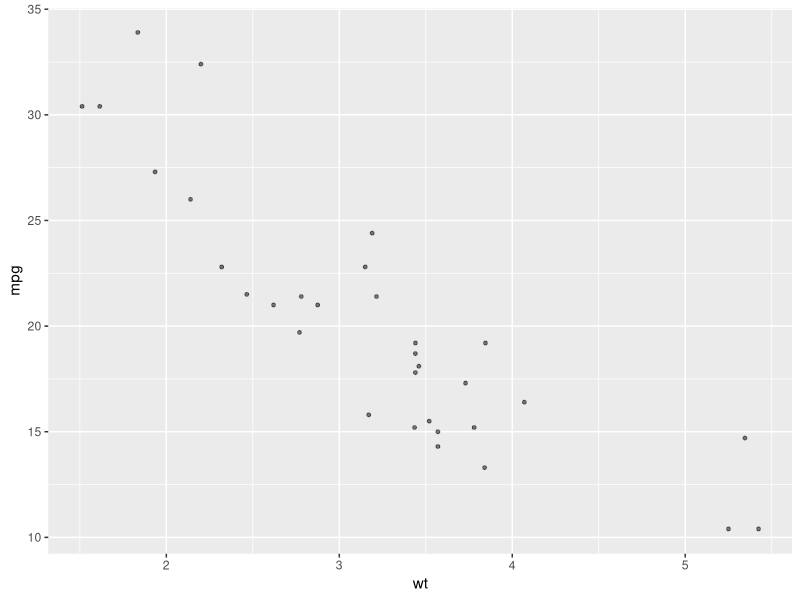
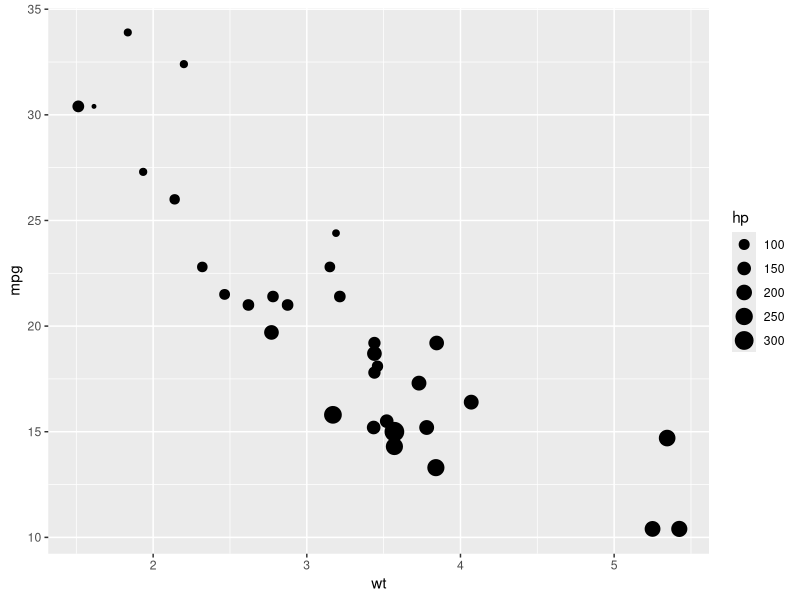
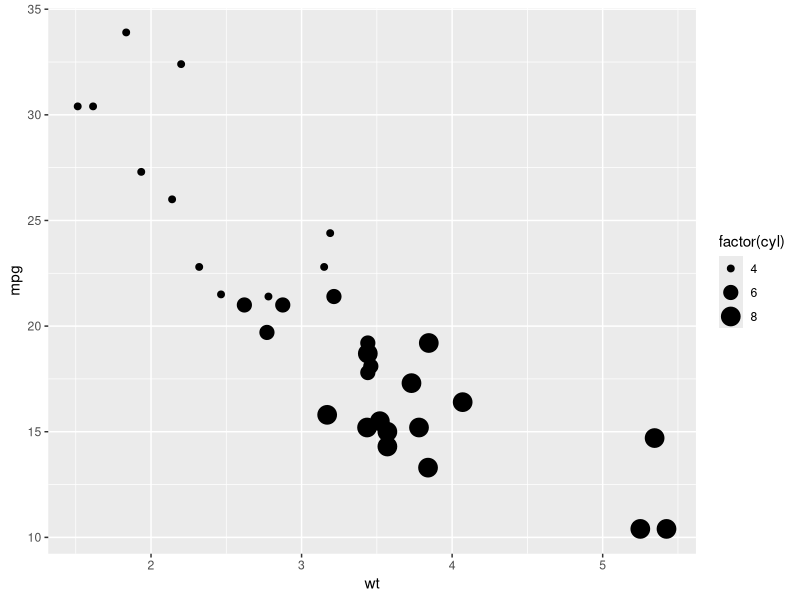
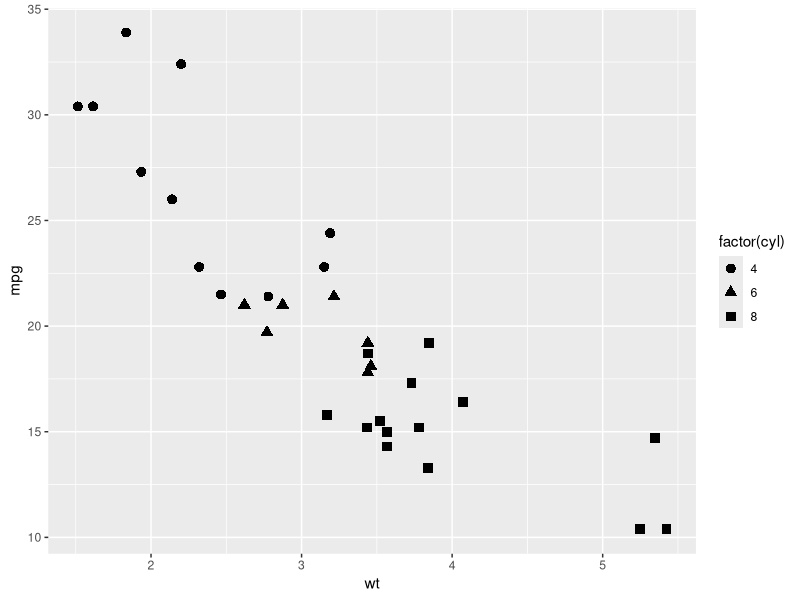
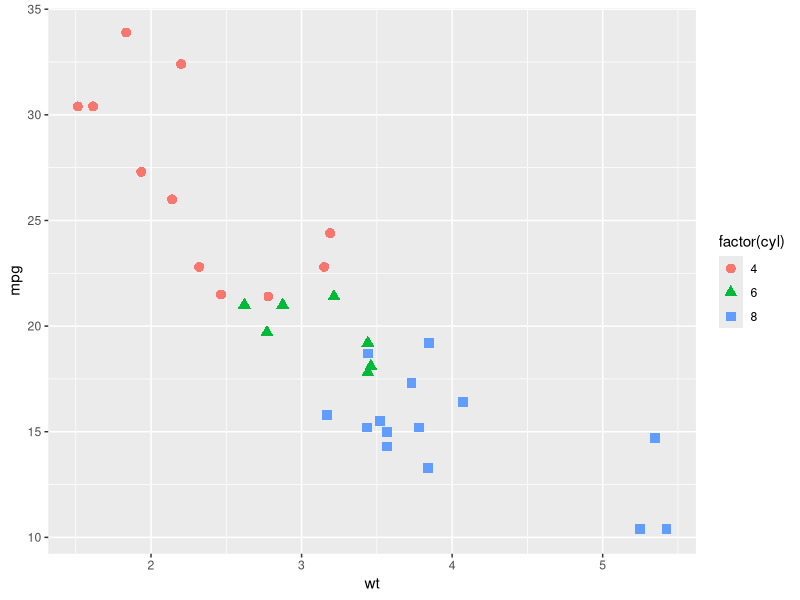
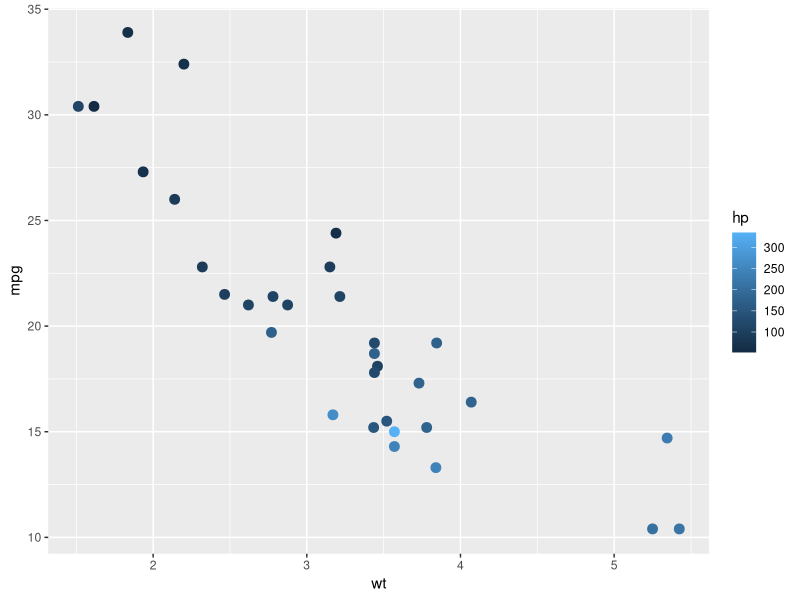
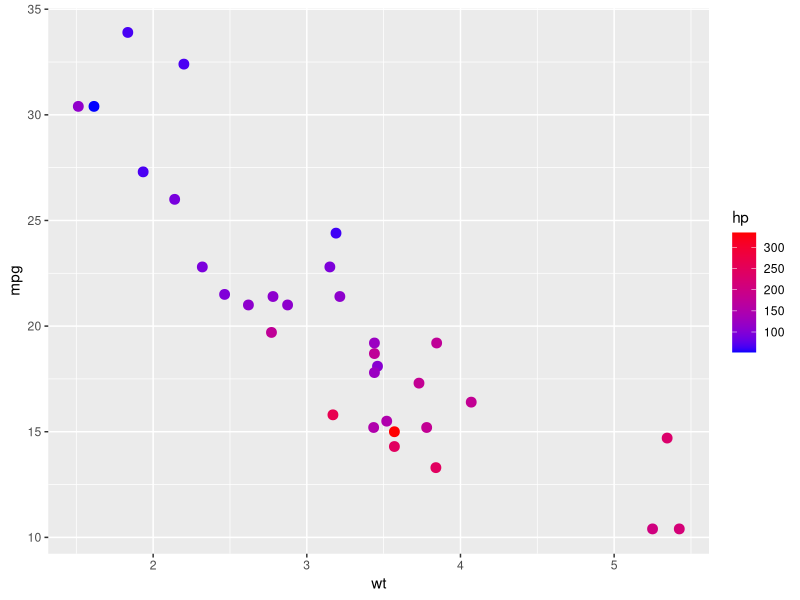
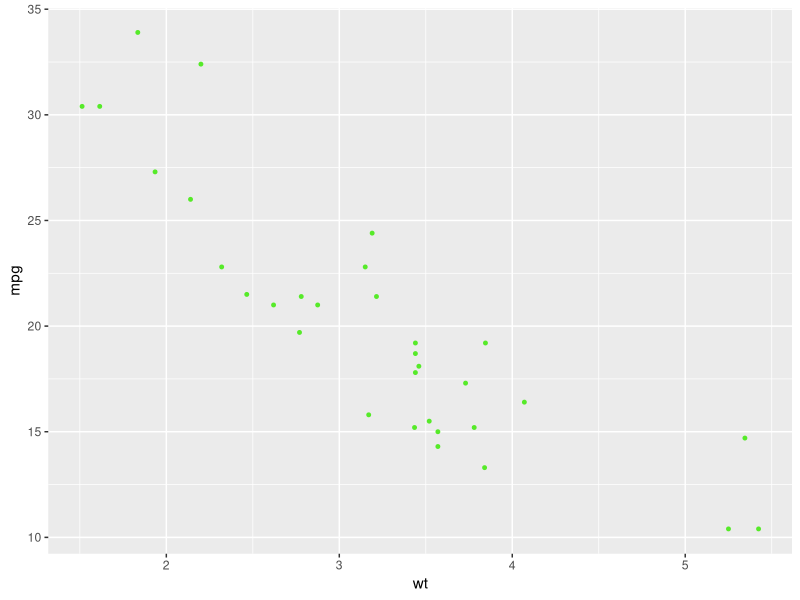

These charts were generated, in order, by the following R code:
# scatter_plot(geom_point())
library(ggplot2)
df <- mtcars

# Data & Aesthetic
pl <- ggplot(df, aes(x= wt, y=mpg))

# Geometry
print(pl + geom_point(size = 1, alpha = 0.5))

# size can be adjusted by the value of other columns
print(pl + geom_point(aes(size = hp)))

# since cylinder is factors, not continuous: not recommended though
print(pl + geom_point(aes(size = factor(cyl))))


# use shape instead of size for factor
print(pl + geom_point(aes(shape = factor(cyl)), size = 3))
      
# not only size, color can use the value of other columns
print(pl + geom_point(aes(shape = factor(cyl), color = factor(cyl)), size = 3))

# continuous variable gets gradient
print(pl + geom_point(aes(color = hp), size = 3))
pl2 <- pl + geom_point(aes(color = hp), size = 3)

print(pl2 + scale_color_gradient(low='blue', high='red'))

# you can use hexcolor code for color
print(pl + geom_point(size = 1, color='#56ea29'))

